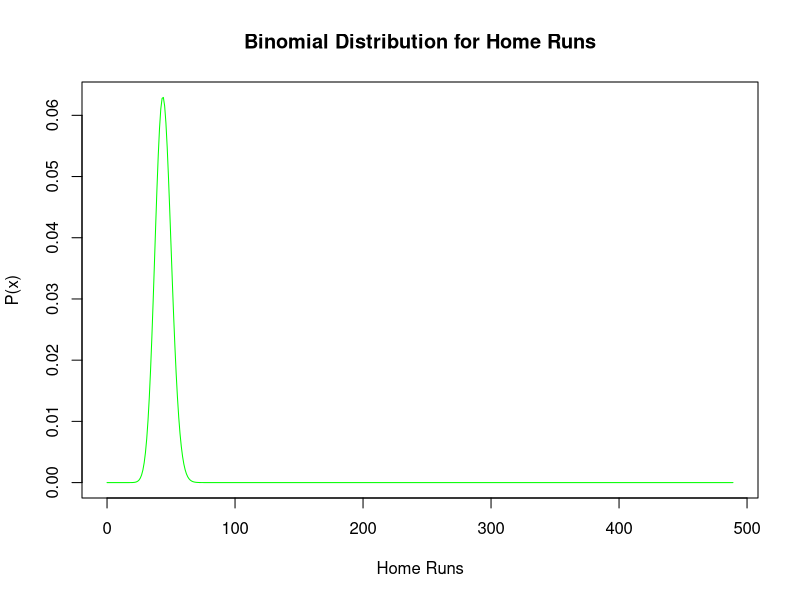

Reproduce this figure in R.
#Proyeccion de HR's
# Create a sample of 489 numbers which are incremented by 1.
# 489 es el n, ABs
x <- seq(0,489,by = 1)

# Create the binomial distribution.
# 489 At Bats de Yelich es n
# Promedio de HR por At Bat es de 0.09
y <- dbinom(x,489,0.09)

# Give the chart file a name.
png(file = "HomeRuns.png")

# Plot the graph for this sample.
plot(x,y,col = "green",  type = "l", xlab = "Home Runs", ylab = "P(x)", main = "Binomial Distribution for Home Runs")

# Save the file.
dev.off()
